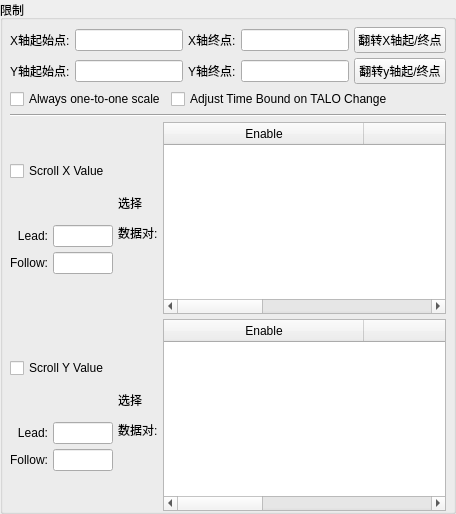
            <widget class="QGroupBox" name="groupBox_4">
             <property name="title">
              <string>限制</string>
             </property>
             <layout class="QVBoxLayout" name="verticalLayout_6">
              <property name="spacing">
               <number>5</number>
              </property>
              <property name="leftMargin">
               <number>7</number>
              </property>
              <property name="topMargin">
               <number>7</number>
              </property>
              <property name="rightMargin">
               <number>7</number>
              </property>
              <property name="bottomMargin">
               <number>0</number>
              </property>
              <item>
               <layout class="QGridLayout" name="gridLayout_4">
                <item row="1" column="2">
                 <widget class="QLabel" name="label_12">
                  <property name="text">
                   <string>Y轴终点:</string>
                  </property>
                 </widget>
                </item>
                <item row="1" column="3">
                 <widget class="QLineEdit" name="lineEdit_limitEndY"/>
                </item>
                <item row="0" column="4">
                 <widget class="QPushButton" name="pushButton_flipXValues">
                  <property name="text">
                   <string>翻转X轴起/终点</string>
                  </property>
                 </widget>
                </item>
                <item row="0" column="0">
                 <widget class="QLabel" name="label_9">
                  <property name="text">
                   <string>X轴起始点:</string>
                  </property>
                 </widget>
                </item>
                <item row="1" column="1">
                 <widget class="QLineEdit" name="lineEdit_LimitBgnY"/>
                </item>
                <item row="1" column="4">
                 <widget class="QPushButton" name="pushButton_flipYValues">
                  <property name="text">
                   <string>翻转y轴起/终点</string>
                  </property>
                 </widget>
                </item>
                <item row="1" column="0">
                 <widget class="QLabel" name="label_10">
                  <property name="text">
                   <string>Y轴起始点:</string>
                  </property>
                 </widget>
                </item>
                <item row="0" column="3">
                 <widget class="QLineEdit" name="lineEdit_limitEndX"/>
                </item>
                <item row="0" column="1">
                 <widget class="QLineEdit" name="lineEdit_limitBgnX">
                  <property name="autoFillBackground">
                   <bool>false</bool>
                  </property>
                  <property name="dragEnabled">
                   <bool>false</bool>
                  </property>
                  <property name="clearButtonEnabled">
                   <bool>false</bool>
                  </property>
                 </widget>
                </item>
                <item row="0" column="2">
                 <widget class="QLabel" name="label_11">
                  <property name="text">
                   <string>X轴终点:</string>
                  </property>
                 </widget>
                </item>
               </layout>
              </item>
              <item>
               <layout class="QHBoxLayout" name="horizontalLayout_8">
                <item>
                 <widget class="QCheckBox" name="checkBox_oneToOneScale">
                  <property name="text">
                   <string>Always one-to-one scale</string>
                  </property>
                 </widget>
                </item>
                <item>
                 <widget class="QCheckBox" name="checkBox_adjustTimeBoundOnTALOChange">
                  <property name="text">
                   <string>Adjust Time Bound on TALO Change</string>
                  </property>
                 </widget>
                </item>
                <item>
                 <spacer name="horizontalSpacer_2">
                  <property name="orientation">
                   <enum>Qt::Horizontal</enum>
                  </property>
                  <property name="sizeHint" stdset="0">
                   <size>
                    <width>40</width>
                    <height>20</height>
                   </size>
                  </property>
                 </spacer>
                </item>
               </layout>
              </item>
              <item>
               <widget class="Line" name="line">
                <property name="orientation">
                 <enum>Qt::Horizontal</enum>
                </property>
               </widget>
              </item>
              <item>
               <layout class="QHBoxLayout" name="horizontalLayout_6" stretch="0,0,1">
                <item>
                 <layout class="QVBoxLayout" name="verticalLayout_4">
                  <property name="spacing">
                   <number>5</number>
                  </property>
                  <item>
                   <widget class="QCheckBox" name="checkBox_4">
                    <property name="text">
                     <string>Scroll X Value</string>
                    </property>
                   </widget>
                  </item>
                  <item>
                   <layout class="QGridLayout" name="gridLayout_2">
                    <item row="0" column="0">
                     <widget class="QLabel" name="label_13">
                      <property name="text">
                       <string> Lead:</string>
                      </property>
                      <property name="alignment">
                       <set>Qt::AlignRight|Qt::AlignTrailing|Qt::AlignVCenter</set>
                      </property>
                     </widget>
                    </item>
                    <item row="0" column="1">
                     <widget class="QLineEdit" name="lineEdit_10">
                      <property name="maximumSize">
                       <size>
                        <width>60</width>
                        <height>16777215</height>
                       </size>
                      </property>
                     </widget>
                    </item>
                    <item row="1" column="0">
                     <widget class="QLabel" name="label_14">
                      <property name="text">
                       <string>Follow:</string>
                      </property>
                      <property name="alignment">
                       <set>Qt::AlignRight|Qt::AlignTrailing|Qt::AlignVCenter</set>
                      </property>
                     </widget>
                    </item>
                    <item row="1" column="1">
                     <widget class="QLineEdit" name="lineEdit_11">
                      <property name="maximumSize">
                       <size>
                        <width>60</width>
                        <height>16777215</height>
                       </size>
                      </property>
                     </widget>
                    </item>
                   </layout>
                  </item>
                 </layout>
                </item>
                <item>
                 <widget class="QLabel" name="label_17">
                  <property name="text">
                   <string>&lt;html&gt;&lt;head/&gt;&lt;body&gt;&lt;p&gt;选择&lt;/p&gt;&lt;p&gt;数据对:&lt;/p&gt;&lt;/body&gt;&lt;/html&gt;</string>
                  </property>
                 </widget>
                </item>
                <item>
                 <widget class="QTableWidget" name="tableWidget">
                  <attribute name="horizontalHeaderDefaultSectionSize">
                   <number>200</number>
                  </attribute>
                  <column>
                   <property name="text">
                    <string>Enable</string>
                   </property>
                  </column>
                  <column>
                   <property name="text">
                    <string>X轴</string>
                   </property>
                  </column>
                  <column>
                   <property name="text">
                    <string>Y轴</string>
                   </property>
                  </column>
                 </widget>
                </item>
               </layout>
              </item>
              <item>
               <layout class="QHBoxLayout" name="horizontalLayout_7" stretch="0,0,1">
                <item>
                 <layout class="QVBoxLayout" name="verticalLayout_5">
                  <property name="spacing">
                   <number>5</number>
                  </property>
                  <item>
                   <widget class="QCheckBox" name="checkBox_5">
                    <property name="text">
                     <string>Scroll Y Value</string>
                    </property>
                   </widget>
                  </item>
                  <item>
                   <layout class="QGridLayout" name="gridLayout_3">
                    <item row="0" column="0">
                     <widget class="QLabel" name="label_15">
                      <property name="text">
                       <string> Lead:</string>
                      </property>
                      <property name="alignment">
                       <set>Qt::AlignRight|Qt::AlignTrailing|Qt::AlignVCenter</set>
                      </property>
                     </widget>
                    </item>
                    <item row="0" column="1">
                     <widget class="QLineEdit" name="lineEdit_12">
                      <property name="maximumSize">
                       <size>
                        <width>60</width>
                        <height>16777215</height>
                       </size>
                      </property>
                     </widget>
                    </item>
                    <item row="1" column="0">
                     <widget class="QLabel" name="label_16">
                      <property name="text">
                       <string>Follow:</string>
                      </property>
                      <property name="alignment">
                       <set>Qt::AlignRight|Qt::AlignTrailing|Qt::AlignVCenter</set>
                      </property>
                     </widget>
                    </item>
                    <item row="1" column="1">
                     <widget class="QLineEdit" name="lineEdit_13">
                      <property name="maximumSize">
                       <size>
                        <width>60</width>
                        <height>16777215</height>
                       </size>
                      </property>
                     </widget>
                    </item>
                   </layout>
                  </item>
                 </layout>
                </item>
                <item>
                 <widget class="QLabel" name="label_18">
                  <property name="text">
                   <string>&lt;html&gt;&lt;head/&gt;&lt;body&gt;&lt;p&gt;选择&lt;/p&gt;&lt;p&gt;数据对:&lt;/p&gt;&lt;/body&gt;&lt;/html&gt;</string>
                  </property>
                 </widget>
                </item>
                <item>
                 <widget class="QTableWidget" name="tableWidget_2">
                  <attribute name="horizontalHeaderDefaultSectionSize">
                   <number>200</number>
                  </attribute>
                  <column>
                   <property name="text">
                    <string>Enable</string>
                   </property>
                  </column>
                  <column>
                   <property name="text">
                    <string>X轴</string>
                   </property>
                  </column>
                  <column>
                   <property name="text">
                    <string>Y轴</string>
                   </property>
                  </column>
                 </widget>
                </item>
               </layout>
              </item>
             </layout>
            </widget>
